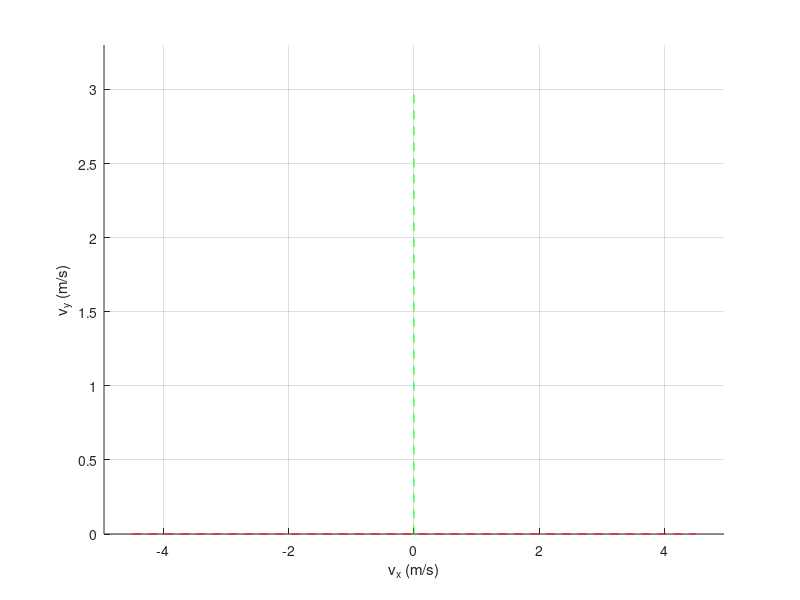

Write the MATLAB code that produced this figure. (Note: this script raises an error after producing the figure.)
clear; clc;

%% 3D velocity command sweep
N_s = 92; % velocity command samples

vx_max = 4.5; % 4,5
vy_max = 3.0; % 3.5
omega_max = 8.0; % 7.5

gen_cmpc_commands = false;
save_cmd_sweep = false;

%% command sampling

if gen_cmpc_commands
    disp("Generating commands for cMPC sweep...")
    vx_ls = linspace(-vx_max, vx_max, 13); % uniform grid
    vy_ls = linspace(0, vy_max, 11);
    wz_ls = linspace(0, omega_max, 9);
    [vx_grid, vy_grid, wz_grid] = meshgrid(vx_ls, vy_ls, wz_ls);
    cmd_sweep = [vx_grid(:) vy_grid(:) wz_grid(:)];
else
%     cmd_sweep = zeros(1, 3);
    disp("Generating commands for BO from cMPC sweep...")
    load("cmpc_data.mat")
    N_success = length(cmpc_data.success(:,1));
    cmd_sweep = zeros(N_s, 3);
%     cmd_sweep(1:N_success,:) = cmpc_data.success(:,1:3);
%     sampled_failures = zeros(N_s-N_success, 3);
    cmd_sweep(1:N_s, :) = cmpc_data.fail_sorted(1:N_s, 1:3);
    
    manual_cmds = [[3.25:.25:4.0]' zeros(4,2)];
    cmd_sweep = [cmd_sweep; manual_cmds; -manual_cmds];
end

%% plot sampled commands

figure;
hold on; grid on;
xlabel('v_x (m/s)'); ylabel('v_y (m/s)'); zlabel('\omega_z (rad/s)')
axis([-vx_max*1.1, vx_max*1.1, 0, vy_max*1.1, 0, omega_max*1.1])
plot3(linspace(-vx_max, vx_max, 10),zeros(1, 10),zeros(1, 10),'r--')
plot3(zeros(1, 10),linspace(-vy_max, vy_max, 10),zeros(1, 10),'g--')
plot3(zeros(1, 10), zeros(1, 10),linspace(-omega_max, omega_max, 10),'b--')

if gen_cmpc_commands
    plot3(cmd_sweep(:,1), cmd_sweep(:,2), cmd_sweep(:,3), 'k.')
else
    plot3(cmd_sweep(1:N_success,1), cmd_sweep(1:N_success,2), cmd_sweep(1:N_success,3), 'b.')
    plot3(cmd_sweep(N_success+1:end,1), cmd_sweep(N_success+1:end,2), cmd_sweep(N_success+1:end,3), 'r.')
end

%% save 3D command sweep
if save_cmd_sweep
    writematrix(cmd_sweep, 'cmd_sweep.csv');
end






















%% other sampling options
% for i = 1:N_s % Gaussian sampling
%     vx_samp = vx_max/3 * randn(1, 1);
%     vy_samp = vy_max/3 * randn(1, 1);
%     wz_samp = omega_max/3 * randn(1, 1);
%     cmd_sweep(i,:) = [vx_samp, vy_samp, wz_samp];
% end
% for i = 1:N_s % Uniform sampling
%     vx_samp = 2.*vx_max*(rand - 0.5);
%     vy_samp = 2.*vy_max*(rand - 0.5);
%     wz_samp = 2.*omega_max*(rand - 0.5);
%     vy_samp = vy_max*rand;
%     wz_samp = omega_max*rand;
%     cmd_sweep(i,:) = [vx_samp, vy_samp, wz_samp];
% end

%% 2D velocity command slice
% N_s = 200; 
% vx_vy_sweep = zeros(N_s, 3);
% vx_wz_sweep = zeros(N_s, 3);
% vy_wz_sweep = zeros(N_s, 3);
% 
% for i = 1:N_s
%     vx_samp = vx_max/2 * randn(1, 1);
%     vy_samp = vy_max/2 * randn(1, 1);
%     wz_samp = omega_max/2 * randn(1, 1);
%     vx_vy_sweep(i,:) = [vx_samp, vy_samp, 0];
%     vx_wz_sweep(i,:) = [vx_samp, 0, wz_samp];
%     vy_wz_sweep(i,:) = [0, vy_samp, wz_samp];
% end
% 
% f = figure; f.Position = [500 100 2500 750];
% subplot(1,3,1); hold on; grid on; axis equal;
% xlabel('v_x (m/s)'); ylabel('v_y (m/s)')
% xline(0); yline(0);
% plot(vx_vy_sweep(:,1), vx_vy_sweep(:,2), 'bo')
% 
% subplot(1,3,2); hold on; grid on; axis equal;
% xlabel('v_x (m/s)'); ylabel('\omega_z (rad/s)')
% xline(0); yline(0);
% plot(vx_wz_sweep(:,1), vx_wz_sweep(:,3), 'bo')
% 
% subplot(1,3,3); hold on; grid on; axis equal;
% xlabel('v_y (m/s)'); ylabel('\omega_z (rad/s)')
% xline(0); yline(0);
% plot(vy_wz_sweep(:,2), vy_wz_sweep(:,3), 'bo')
% 
% SAVE_CMD_SLICE = false;
% if SAVE_CMD_SLICE
%     writematrix(vx_vy_sweep, 'vx_vy_sweep.csv');
%     writematrix(vx_wz_sweep, 'vx_wz_sweep.csv');
%     writematrix(vy_wz_sweep, 'vy_wz_sweep.csv');
% end
